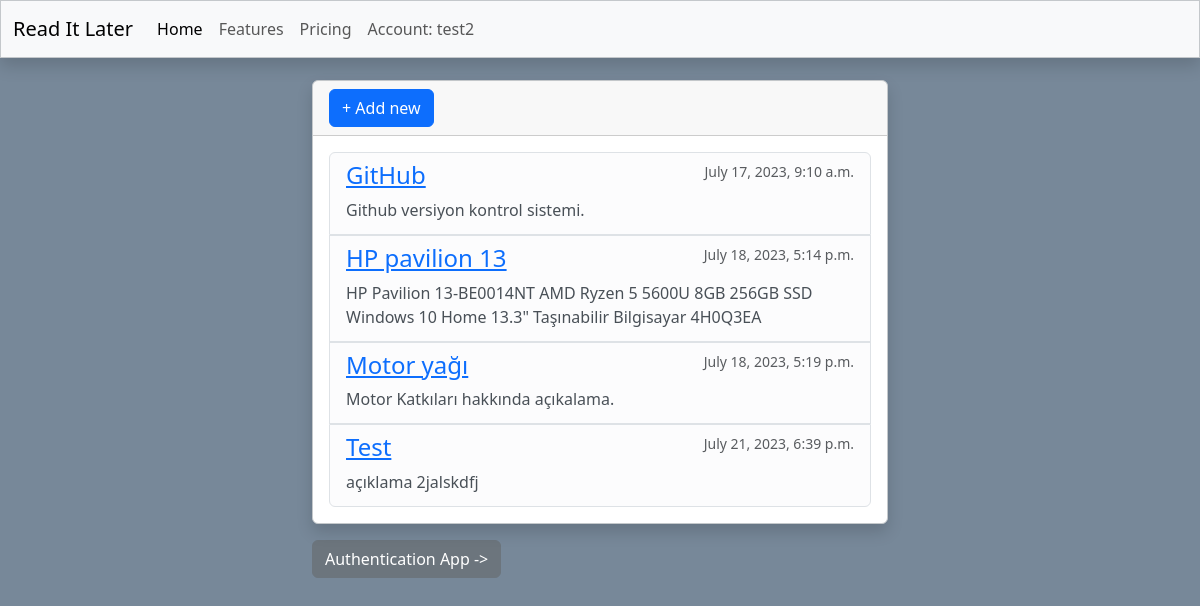
Screenshot of /home/ (signed in) with the database file from the repository.
### bookmarks/models.py (models this page shows, shortened)
class Bookmarks(models.Model):
    title = models.CharField(max_length=200, blank=False)
    url = models.URLField(max_length=200, blank=False)
    description = models.TextField()
    created_at = models.DateTimeField(auto_now_add=True)
    user = models.ForeignKey('auth.User', on_delete=models.CASCADE)

### bookmarks/views.py (the view)
# urls.py: path('', views.index, name='index'),
def index(request):
    try:
        bookmarks = Bookmarks.objects.filter(user=request.user)
    except:
        return redirect('auth_index')
    return render(request, 'bookmarks/index.html', {"bookmarks":bookmarks})

### bookmarks/templates/bookmarks/index.html (shortened to what this page needs)
{% extends 'bookmarks/base.html' %}
{% block content %}
    <div class="row">
        <div class="col">
        </div>
        <div class="col-6" style="min-width: 600px;">
            {% if user.is_authenticated %}
                <div class="card mb-3 bg-body border border-secondary-subtle shadow">
                    <div class="card-header">
                        <button class="btn btn-primary" onclick="btn_new_bookmark()">+ Add new</button>
                    </div>
                    <div class="card-body">
                        <div class="list-group">
                            {% for bookmark in bookmarks %}
                                <div class="list-group-item list-group-item-action list-group-item-light border" onmouseenter="show_buttons('{{bookmark.id}}')" onmouseleave="hide_buttons('{{bookmark.id}}')">
                                    <div class="d-flex w-100 justify-content-between">
                                        <h4><a href="{{bookmark.url}}" target="_blank">{{bookmark.title}}</a></h4>
                                        <small class="text-body-secondary">{{bookmark.created_at}}</small>
                                    </div>
                                    <p class="mb-1">{{bookmark.description}}</p>
                                </div>
                            {% endfor %}
                        </div>
                    </div>
                </div>
            {% endif %}
            <a class="btn btn-secondary" href="{% url 'authentication:index' %}">Authentication App -></a>
        </div>
        <div class="col">
        </div>
    </div>
{% endblock %}

### bookmarks/templates/bookmarks/base.html (shortened to what this page needs)
{% load static %}
<!DOCTYPE html>
<html lang="en">
<head>
    <link href="https://cdn.jsdelivr.net/npm/bootstrap@5.3.0/dist/css/bootstrap.min.css" rel="stylesheet">
    <link rel="stylesheet" href="{% static 'bookmarks/style.css' %}">
</head>
<body>
    <nav class="navbar fixed-top navbar-expand-lg bg-body-tertiary border border-secondary-subtle shadow">
        <div class="container-fluid">
            <a class="navbar-brand" href="#">Read It Later</a>
          <div class="collapse navbar-collapse" id="navbarNavAltMarkup">
              <div class="navbar-nav">
                  <a class="nav-link active" aria-current="page" href="#">Home</a>
                  <a class="nav-link" href="#">Features</a>
                  <a class="nav-link" href="#">Pricing</a>
                  <a class="nav-link" href="#">
                    {% if user.is_authenticated %}
                        Account: {{user.username}}
                    {% else %}
                        Account
                    {% endif %}
                  </a>
                </div>
            </div>
        </div>
    </nav>
    <div class="container-fluid" id="container_main">
        {% block content %}
        {% endblock %}
    </div>
</body>
</html>

### bookmarks/static/bookmarks/style.css (style rules this page uses)
body { margin: 0px; padding-top: 2rem; background-color: lightslategray; }
#container_main { margin-top: 3rem; margin-bottom: 3rem; }
.list-group-item, .list-group-item:hover { z-index: auto; }

### rows the page displays
Bookmarks: title "GitHub", created_at "July 17, 2023, 9:10 a.m.", description "Github versiyon kontrol sistemi."
Bookmarks: title "HP pavilion 13", created_at "July 18, 2023, 5:14 p.m.", description "HP Pavilion 13-BE0014NT AMD Ryzen 5 5600U 8GB 256GB SSD Windows 10 Home 13.3\" Taşınabilir Bilgisayar 4H0Q3EA"
Bookmarks: title "Motor yağı", created_at "July 18, 2023, 5:19 p.m.", description "Motor Katkıları hakkında açıkalama."
Bookmarks: title "Test", created_at "July 21, 2023, 6:39 p.m.", description "açıklama 2jalskdfj"

### other values shown
{{ user.username }} "test2"
